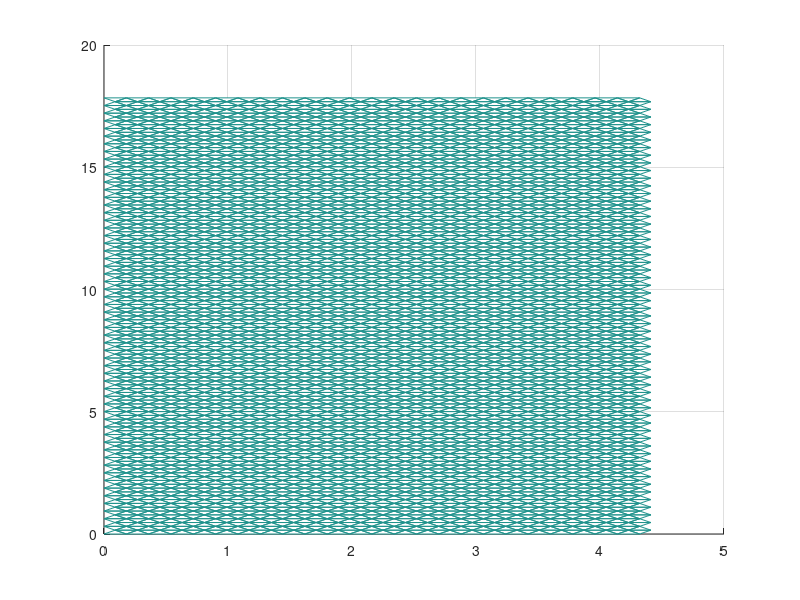

Write the MATLAB code that produced this figure. (Note: this script raises an error after producing the figure.)
% Channel: regular mesh, equilateral triangles
% Soufflet et al. 20,10,5 and 2 km meshes.

% Cyclic_length=4.5
% ============
% Define the number of levels
nl=41;                 % 41 for 10 km, 61 for 5 km
H=4000;                % Depth in m
alpha=1.1;            % The next layer is alpha times thicker
                       % 1.1 for 10 km, 1.06 for 5 km    
% The layer thicknesses will be computed based on this information.                

% Domain size

re=6400;               % Earth's radius
Lx=(4.5-2*0.09)*pi*re/180;      % In km, add 10km in deg so I add one longitude column
                       % We ensure that the cyclic_length is 4.5, othervise  
                       % it is very close to 500 km of Soufflet et al.
Ly=2010-2*8.75;	       % adding (lat2-lat1)*pi*re/180 = 8.75 (height of one triangle in km) for a 10 km mesh
  dx=20;               % Approximate mesh resolution. Change it here.
  nn=floor(Lx/dx);
  dx=Lx/nn;            % dx is close to 10 km, and we have the integer number
                       % of intervals within Lx
  
  dy=dx*sqrt(3)/2;
  nn=floor(Ly/dy);
  dy=Ly/nn;            % we ensure that the channel width is exactly Ly
   
  dx=dx*180/re/pi;     % In degrees    
  dy=dy*180/re/pi;
  
  
  lon=0:dx:(4.5-2*0.09);
  lat=0:dy:180*Ly/re/pi;

  disp(lon);
  disp(lat);
  
  nx=length(lon);
  ny=length(lat);
  nodnum=1:nx*ny;
  nodnum=reshape(nodnum,[ny, nx]);
  xcoord=zeros([ny, nx]);
  xnum=zeros([ny, nx]);
  ycoord=xcoord;
  ynum=zeros([ny, nx]);
  for n=1:nx,
  ycoord(:,n)=lat';
  ynum(:,n)=(1:ny)';
  end;
   
  for n=1:ny,
  xcoord(n,:)=lon;
  xnum(n,:)=(1:nx);
  end;
  for n=2:2:ny,
  xcoord(n,:)=xcoord(n,:)+0.5*dx;
  end;
  xcoord=reshape(xcoord,[1,nx*ny]);
  ycoord=reshape(ycoord,[1,nx*ny]); 
  
  tri=[];
  for n=1:nx-1,
      for nn=1:2:ny-1
      tri=[tri; [nodnum(nn,n),nodnum(nn+1,n),nodnum(nn,n+1)]];
      tri=[tri; [nodnum(nn+1,n),nodnum(nn+1,n+1),nodnum(nn,n+1)]];
      end;
      for nn=2:2:ny-1
      tri=[tri; [nodnum(nn,n),nodnum(nn+1,n),nodnum(nn+1,n+1)]];
      tri=[tri; [nodnum(nn,n),nodnum(nn+1,n+1),nodnum(nn,n+1)]];
      end;
  end;    
  % plot
  trimesh(tri, xcoord', ycoord', zeros(nx*ny,1)); 
  view(2)
   
  % Cyclic reduction:
  % The last ny nodes in xcoord, ycoord are equivalent to 
  % the first ny nodes.
  ai=find(tri>(nx-1)*ny);
  tri(ai)=tri(ai)-(nx-1)*ny;
  xcoord=xcoord(1:(nx-1)*ny);
  ycoord=ycoord(1:(nx-1)*ny);
 
  % Cyclic reduction means that the last column has to be removed 
  % in xnum, ynum 
  xnum=xnum(:, 1:nx-1);
  ynum=ynum(:, 1:nx-1);
  xnum=reshape(xnum,[ny*(nx-1),1]);
  ynum=reshape(ynum,[ny*(nx-1),1]);
  
  n2d=(nx-1)*ny;
  nodes=zeros([4, n2d]);
  nodes(1,:)=1:n2d;
  nodes(2,:)=xcoord;
  nodes(3,:)=ycoord;
  nodes(4,:)=zeros(size(ycoord));
  % Set indices to 1 on vertical walls
  ai=find(ycoord==min(lat));
  nodes(4,ai)=1;
  ai=find(ycoord==max(lat));
  nodes(4,ai)=1;
  
  % Define levels:

  dz=H*(1-alpha)/(1-alpha^(nl-1))       % dz of the top layer; then alpha*dz,...
zbar=zeros([1,nl]);
zbar(2)=dz; 
for n=3:nl
zbar(n)=zbar(n-1)*alpha;
end
for n=1:nl-1,
    zbar(n+1)=zbar(n)+zbar(n+1);
end
dd=-H*ones(size(xcoord));

  % Output 2D mesh 
  fid = fopen('/albedo/work/projects/p_clidyn_work/rjuhrban/channel/m20/nod2d.out','w');
        fprintf(fid,'%8i \n',n2d);
        fprintf(fid,'%8i %8.4f %8.4f %8i\n',nodes); 
        fclose(fid);
 clear nodes       
        
 fid=fopen('/albedo/work/projects/p_clidyn_work/rjuhrban/channel/m20/elem2d.out','w');
        fprintf(fid,'%8i \n', length(tri(:,1)));
        fprintf(fid,'%8i %8i %8i\n',tri');
        fclose(fid);
 
 
      fid=fopen('/albedo/work/projects/p_clidyn_work/rjuhrban/channel/m20/aux3d.out', 'w');
      fprintf(fid,'%g\n', nl);
      fprintf(fid,'%g\n', zbar);
      fprintf(fid,'%7.1f\n', dd);
       
fclose(fid);
